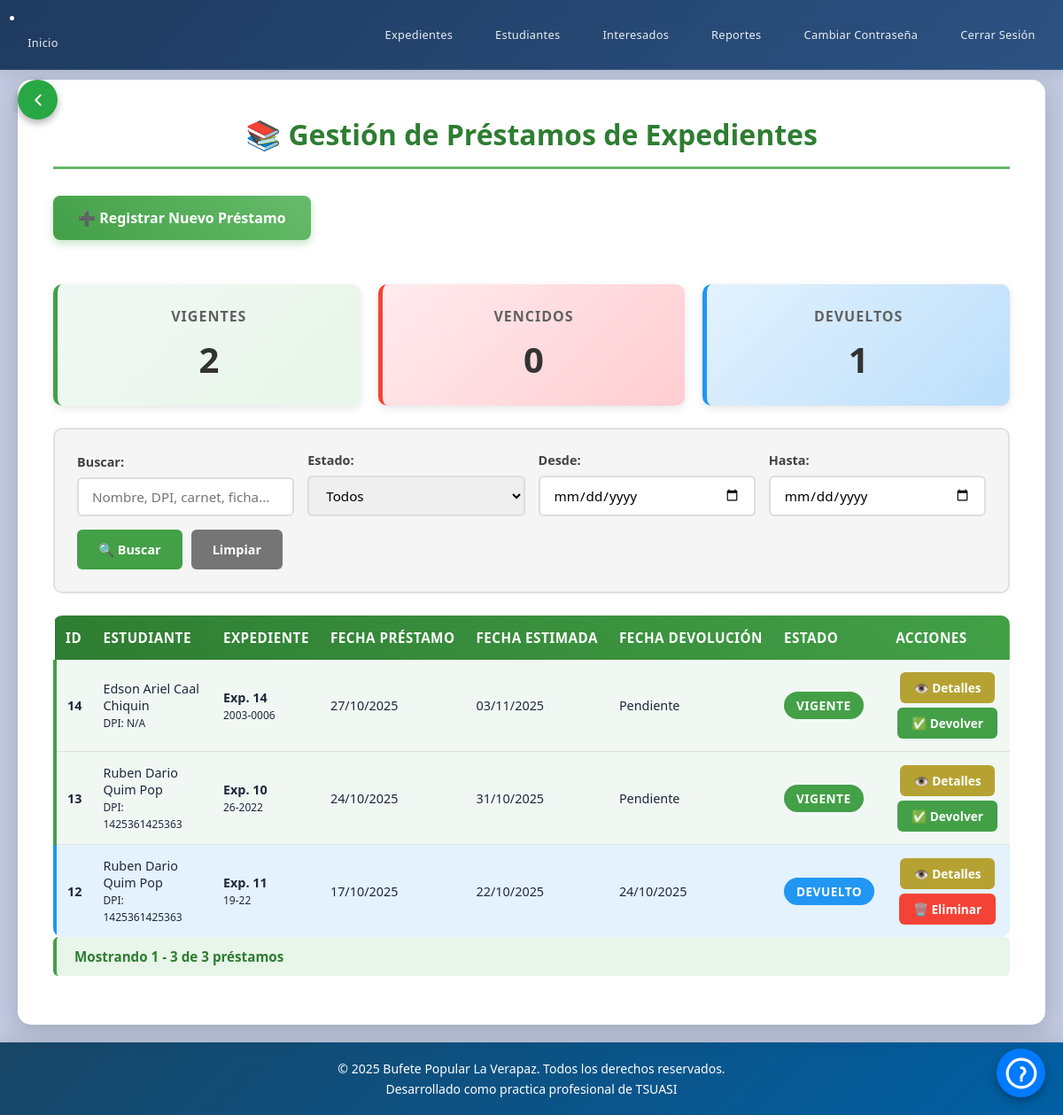
The app's page /app/prestamos/index.php (signed in) with its own data.
### tables this page shows
CREATE TABLE `prestamos` (
  `id_prestamo` int(11) NOT NULL AUTO_INCREMENT,
  `id_expediente` int(11) NOT NULL,
  `dpi_estudiante_prest` varchar(20) DEFAULT NULL,
  `id_estudiante` int(11) NOT NULL,
  `fecha_entrega` date NOT NULL,
  `fecha_estimada_dev` date DEFAULT NULL,
  `fecha_devolucion` date DEFAULT NULL,
  `id_estado_prest` int(11) NOT NULL,
  PRIMARY KEY (`id_prestamo`),
  KEY `id_expediente` (`id_expediente`),
  KEY `dpi_estudiante` (`dpi_estudiante_prest`),
  KEY `id_estado_prest` (`id_estado_prest`),
  KEY `fk_prestamos_estudiante` (`id_estudiante`),
  CONSTRAINT `fk_prestamos_estudiante` FOREIGN KEY (`id_estudiante`) REFERENCES `estudiantes` (`id_estudiante`) ON UPDATE CASCADE,
  CONSTRAINT `prestamos_ibfk_1` FOREIGN KEY (`id_expediente`) REFERENCES `expedientes` (`id_expediente`),
  CONSTRAINT `prestamos_ibfk_3` FOREIGN KEY (`id_estado_prest`) REFERENCES `estados_prest` (`id_estado_prest`)
);

CREATE TABLE `estudiantes` (
  `id_estudiante` int(11) NOT NULL AUTO_INCREMENT,
  `dpi_estudiante` varchar(13) DEFAULT NULL,
  `carnetEstudiantil` varchar(7) DEFAULT NULL,
  `nombre` varchar(50) NOT NULL,
  `apellido` varchar(50) NOT NULL,
  `telefono` varchar(15) DEFAULT NULL,
  `id_carrera` int(11) NOT NULL,
  `id_estado` int(11) NOT NULL,
  PRIMARY KEY (`id_estudiante`),
  UNIQUE KEY `carnet_Est` (`carnetEstudiantil`),
  UNIQUE KEY `idx_dpi_unique` (`dpi_estudiante`),
  KEY `id_carrera` (`id_carrera`),
  KEY `id_estado` (`id_estado`),
  CONSTRAINT `estudiantes_ibfk_1` FOREIGN KEY (`id_carrera`) REFERENCES `carreras` (`id_carrera`),
  CONSTRAINT `estudiantes_ibfk_2` FOREIGN KEY (`id_estado`) REFERENCES `estados` (`id_estado`)
);

CREATE TABLE `expedientes` (
  `id_expediente` int(11) NOT NULL AUTO_INCREMENT,
  `ficha_social` varchar(20) DEFAULT NULL,
  `numero_caso` varchar(2) DEFAULT NULL,
  `anio` year(4) DEFAULT NULL,
  `dpi_interesado_exp` varchar(20) DEFAULT NULL,
  `id_interesado` int(11) NOT NULL,
  `dpi_estudiante_exp` varchar(20) DEFAULT NULL,
  `id_estudiante` int(11) NOT NULL,
  `id_juzgado` int(11) DEFAULT NULL,
  `num_proceso` varchar(50) DEFAULT NULL,
  `folios` int(4) NOT NULL,
  `id_asesor` int(11) DEFAULT NULL,
  `id_tipo_exp` int(11) NOT NULL,
  `id_estado_exp` int(11) NOT NULL,
  `fecha_inicio` date NOT NULL,
  `fecha_audiencia1` date DEFAULT NULL,
  `fecha_audiencia2` date DEFAULT NULL,
  `fecha_finalizacion` date DEFAULT NULL,
  `observaciones` text DEFAULT NULL,
  `id_estante` int(11) DEFAULT NULL,
  PRIMARY KEY (`id_expediente`),
  KEY `id_juzgado` (`id_juzgado`),
  KEY `id_asesor` (`id_asesor`),
  KEY `id_tipo_caso` (`id_tipo_exp`),
  KEY `id_estado_expe` (`id_estado_exp`),
  KEY `id_estante` (`id_estante`),
  KEY `fk_expedientes_interesado` (`id_interesado`),
  KEY `fk_expedientes_estudiante` (`id_estudiante`),
  CONSTRAINT `expedientes_ibfk_3` FOREIGN KEY (`id_juzgado`) REFERENCES `juzgados` (`id_juzgado`),
  CONSTRAINT `expedientes_ibfk_4` FOREIGN KEY (`id_asesor`) REFERENCES `asesores` (`id_asesor`),
  CONSTRAINT `expedientes_ibfk_5` FOREIGN KEY (`id_tipo_exp`) REFERENCES `tipo_caso` (`id_tipo_exp`),
  CONSTRAINT `expedientes_ibfk_6` FOREIGN KEY (`id_estado_exp`) REFERENCES `estados_exp` (`id_estado_exp`),
  CONSTRAINT `expedientes_ibfk_7` FOREIGN KEY (`id_estante`) REFERENCES `estantes` (`id_estante`),
  CONSTRAINT `fk_expedientes_estudiante` FOREIGN KEY (`id_estudiante`) REFERENCES `estudiantes` (`id_estudiante`) ON UPDATE CASCADE,
  CONSTRAINT `fk_expedientes_interesado` FOREIGN KEY (`id_interesado`) REFERENCES `interesados` (`id_interesado`) ON UPDATE CASCADE
);

CREATE TABLE `estados_prest` (
  `id_estado_prest` int(11) NOT NULL AUTO_INCREMENT,
  `estado_prest` varchar(25) NOT NULL,
  PRIMARY KEY (`id_estado_prest`)
);

### app/prestamos/index.php (the view, shortened to what this page needs)
<?php
include('../conexion.php');
try {
    $conn->exec("
        UPDATE prestamos
        SET id_estado_prest = 2
        WHERE fecha_devolucion IS NULL
        AND fecha_estimada_dev < CURDATE()
        AND id_estado_prest = 1
    ");
} catch (PDOException $e) {
    error_log("Error al actualizar préstamos vencidos: " . $e->getMessage());
}
$busqueda = $_GET['buscar'] ?? '';
$fecha_desde = $_GET['fecha_desde'] ?? '';
$fecha_hasta = $_GET['fecha_hasta'] ?? '';
$pagina = isset($_GET['pagina']) ? (int)$_GET['pagina'] : 1;
$por_pagina = 8;
$inicio = ($pagina - 1) * $por_pagina;
$sql = "
SELECT
    p.id_prestamo,
    p.id_expediente,
    p.id_estudiante,
    e.id_estudiante,
    e.dpi_estudiante,
    e.carnetEstudiantil,
    e.nombre AS nombre_estudiante,
    e.apellido AS apellido_estudiante,
    p.fecha_entrega,
    p.fecha_estimada_dev,
    p.fecha_devolucion,
    ep.estado_prest AS estado_prestamo,
    p.id_estado_prest,
    exp.ficha_social,
    exp.numero_caso,
    (
        SELECT u.usuario
        FROM transacciones t
        INNER JOIN usuarios u ON t.id_usuario = u.id_usuario
        WHERE t.descripcion LIKE CONCAT('%prestamo%', p.id_prestamo, '%')
        ORDER BY t.fecha_hora DESC
        LIMIT 1
    ) AS usuario_registro,
    (
        SELECT t.fecha_hora
        FROM transacciones t
        WHERE t.descripcion LIKE CONCAT('%prestamo%', p.id_prestamo, '%')
        ORDER BY t.fecha_hora DESC
        LIMIT 1
    ) AS fecha_registro
FROM prestamos p
INNER JOIN estudiantes e ON p.id_estudiante = e.id_estudiante
LEFT JOIN expedientes exp ON p.id_expediente = exp.id_expediente
LEFT JOIN estados_prest ep ON p.id_estado_prest = ep.id_estado_prest
WHERE 1=1
";
$params = [];
$sql .= " ORDER BY p.fecha_entrega DESC LIMIT $inicio, $por_pagina";
$stmt = $conn->prepare($sql);
$stmt->execute($params);
$prestamos = $stmt->fetchAll(PDO::FETCH_ASSOC);
$count_sql = "
    SELECT COUNT(*)
    FROM prestamos p
    INNER JOIN estudiantes e ON p.id_estudiante = e.id_estudiante
    LEFT JOIN expedientes exp ON p.id_expediente = exp.id_expediente
    WHERE 1=1
";
$count_params = [];
$count_stmt = $conn->prepare($count_sql);
$count_stmt->execute($count_params);
$total = $count_stmt->fetchColumn();
$vigentes = $conn->query("SELECT COUNT(*) FROM prestamos WHERE id_estado_prest = 1")->fetchColumn();
$vencidos = $conn->query("SELECT COUNT(*) FROM prestamos WHERE id_estado_prest = 2")->fetchColumn();
$devueltos = $conn->query("SELECT COUNT(*) FROM prestamos WHERE id_estado_prest = 3")->fetchColumn();
?>
<!DOCTYPE html>
<html lang="es">
<head>
    <link rel="stylesheet" href="styleP.css">
    <link rel="stylesheet" href="../css/style.css">
</head>
<body class="index-body">
<?php include('../navbar.php'); ?>
<?php include('../boton_ayuda.php'); ?>
<?php include('../boton_volver.php'); ?>
<main>
    <div class="index-contenedor">
        <h2 class="index-titulo">📚 Gestión de Préstamos de Expedientes</h2>
        <button onclick="abrirModalCrear()" class="index-boton-crear">➕ Registrar Nuevo Préstamo</button>
        <div class="resumen-prestamos">
            <div class="resumen-item vigente">
                <strong>Vigentes</strong>
                <span class="numero"><?= $vigentes ?></span>
            </div>
            <div class="resumen-item vencido">
                <strong>Vencidos</strong>
                <span class="numero"><?= $vencidos ?></span>
            </div>
            <div class="resumen-item devuelto">
                <strong>Devueltos</strong>
                <span class="numero"><?= $devueltos ?></span>
            </div>
        </div>
        <div class="index-filtros">
            <form method="GET" class="filtros-form">
                <div class="filtro-item">
                    <label>Buscar:</label>
                    <input type="text"
                        name="buscar"
                        placeholder="Nombre, DPI, carnet, ficha..."
                        value="<?= htmlspecialchars($busqueda) ?>">
                </div>
                <div class="filtro-item">
                    <label>Estado:</label>
                    <select name="estado">
                        <option value="">Todos</option>
                    </select>
                </div>
                <div class="filtro-item">
                    <label>Desde:</label>
                    <input type="date" name="fecha_desde" value="<?= htmlspecialchars($fecha_desde) ?>">
                </div>
                <div class="filtro-item">
                    <label>Hasta:</label>
                    <input type="date" name="fecha_hasta" value="<?= htmlspecialchars($fecha_hasta) ?>">
                </div>
                <div class="filtro-acciones">
                    <button type="submit" class="btn-filtrar">🔍 Buscar</button>
                    <a href="index.php" class="btn-limpiar">Limpiar</a>
                </div>
            </form>
        </div>
        <div class="index-wrapper">
            <table class="tabla-usuarios">
                <thead>
                    <tr>
                        <th>ID</th>
                        <th>Estudiante</th>
                        <th>Expediente</th>
                        <th>Fecha Préstamo</th>
                        <th>Fecha Estimada</th>
                        <th>Fecha Devolución</th>
                        <th>Estado</th>
                        <th>Acciones</th>
                    </tr>
                </thead>
                <tbody>
                    <?php if (empty($prestamos)): ?>
                        <tr>
                            <td colspan="8" class="texto-center padding-30">
                                No se encontraron préstamos
                            </td>
                        </tr>
                    <?php else: ?>
                        <?php foreach($prestamos as $prest): ?>
                            <tr class="fila-<?= $prest['id_estado_prest'] == 1 ? 'vigente' : ($prest['id_estado_prest'] == 2 ? 'vencido' : 'devuelto') ?>">
                                <td><strong><?= $prest['id_prestamo'] ?></strong></td>
                                <td>
                                    <?= htmlspecialchars($prest['nombre_estudiante'] . ' ' . $prest['apellido_estudiante']) ?>
                                    <br><small class="texto-gris">DPI: <?= htmlspecialchars($prest['dpi_estudiante'] ?: 'N/A') ?></small>
                                </td>
                                <td>
                                    <strong>Exp. <?= $prest['id_expediente'] ?></strong><br>
                                    <small><?= htmlspecialchars($prest['ficha_social']) ?></small>
                                </td>
                                <td><?= date('d/m/Y', strtotime($prest['fecha_entrega'])) ?></td>
                                <td><?= date('d/m/Y', strtotime($prest['fecha_estimada_dev'])) ?></td>
                                <td>
                                    <?php if($prest['fecha_devolucion']): ?>
                                        <?= date('d/m/Y', strtotime($prest['fecha_devolucion'])) ?>
                                    <?php else: ?>
                                        <span class="texto-gris-claro">Pendiente</span>
                                    <?php endif; ?>
                                </td>
                                <td>
                                    <span class="badge badge-<?=
                                        $prest['id_estado_prest'] == 1 ? 'vigente' :
                                        ($prest['id_estado_prest'] == 2 ? 'vencido' : 'devuelto')
                                    ?>">
                                        <?= htmlspecialchars($prest['estado_prestamo']) ?>
                                    </span>
                                </td>
                                <td>
                                    <div class="acciones-prestamo">
                                        <button onclick='verDetalles(<?= json_encode($prest, JSON_HEX_APOS | JSON_HEX_QUOT) ?>)'
                                                class="btn-detalles"
                                                title="Ver detalles">
                                            👁️ Detalles
                                        </button>
                                        <?php if ($prest['id_estado_prest'] != 3): ?>
                                            <button onclick="abrirModalDevolver(
                                                <?= $prest['id_prestamo'] ?>,
                                                '<?= htmlspecialchars($prest['nombre_estudiante'] . ' ' . $prest['apellido_estudiante'], ENT_QUOTES) ?>',
                                                <?= $prest['id_expediente'] ?>
                                            )"
                                                    class="btn-editar"
                                                    title="Registrar devolución">
                                                ✅ Devolver
                                            </button>
                                        <?php endif; ?>
                                        <?php if ($_SESSION['rol'] === 'Directora' && $prest['id_estado_prest'] == 3): ?>
                                            <button onclick="abrirModalEliminar(
                                                <?= $prest['id_prestamo'] ?>,
                                                '<?= htmlspecialchars($prest['nombre_estudiante'] . ' ' . $prest['apellido_estudiante'], ENT_QUOTES) ?>',
                                                <?= $prest['id_expediente'] ?>
                                            )"
                                                    class="btn-eliminar"
                                                    title="Eliminar registro">
                                                🗑️ Eliminar
                                            </button>
                                        <?php endif; ?>
                                    </div>
                                </td>
                            </tr>
                        <?php endforeach; ?>
                    <?php endif; ?>
                </tbody>
            </table>
        </div>
        <div class="info-resultados">
            <p>
                <?php if ($total > 0): ?>
                    Mostrando <?= $inicio + 1 ?> - <?= min($inicio + $por_pagina, $total) ?> de <?= $total ?> préstamos
                <?php else: ?>
                    No se encontraron préstamos
                <?php endif; ?>
            </p>
        </div>
    </div>
</main>
<?php include('../footer.php'); ?>
<link href="https://cdn.jsdelivr.net/npm/select2@4.1.0-rc.0/dist/css/select2.min.css" rel="stylesheet" />
</body>
</html>

### app/css/style.css (style rules this page uses)
* { box-sizing: border-box;margin: 0;padding: 0; }
main { flex: 1 0 auto;display: flex;flex-direction: column;padding: 20px; }

### records on screen
prestamos: id_prestamo "14", id_estudiante.apellido "Edson Ariel Caal Chiquin", id_estudiante.dpi_estudiante "N/A", id_expediente "14", id_expediente.ficha_social "2003-0006", fecha_entrega "27/10/2025", fecha_estimada_dev "03/11/2025", shows "Pendiente", id_estado_prest.estado_prest "VIGENTE"
prestamos: id_prestamo "13", id_estudiante.apellido "Ruben Dario Quim Pop", id_estudiante.dpi_estudiante "1425361425363", id_expediente "10", id_expediente.ficha_social "26-2022", fecha_entrega "24/10/2025", fecha_estimada_dev "31/10/2025", shows "Pendiente", id_estado_prest.estado_prest "VIGENTE"
prestamos: id_prestamo "12", id_estudiante.apellido "Ruben Dario Quim Pop", id_estudiante.dpi_estudiante "1425361425363", id_expediente "11", id_expediente.ficha_social "19-22", fecha_entrega "17/10/2025", fecha_estimada_dev "22/10/2025", fecha_devolucion "24/10/2025", id_estado_prest.estado_prest "DEVUELTO"

### other values on screen
$vigentes "2"
$vencidos "0"
$devueltos "1"
$inicio + 1 "1"
min($inicio + $por_pagina, $total) "3"
$total "3"
